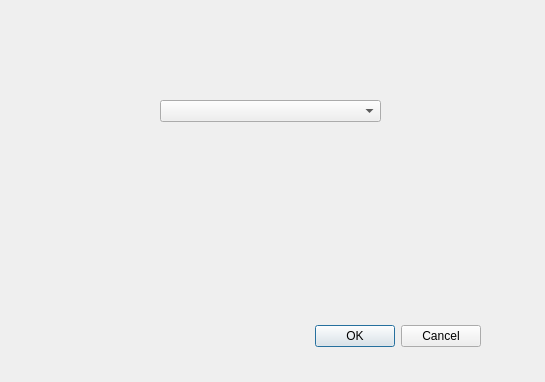
<?xml version="1.0" encoding="UTF-8"?>
<ui version="4.0">
 <class>ConfigNodeDialog</class>
 <widget class="QDialog" name="ConfigNodeDialog">
  <property name="geometry">
   <rect>
    <x>0</x>
    <y>0</y>
    <width>545</width>
    <height>382</height>
   </rect>
  </property>
  <property name="windowTitle">
   <string>Dialog</string>
  </property>
  <widget class="QDialogButtonBox" name="buttonBox">
   <property name="geometry">
    <rect>
     <x>140</x>
     <y>320</y>
     <width>341</width>
     <height>32</height>
    </rect>
   </property>
   <property name="orientation">
    <enum>Qt::Horizontal</enum>
   </property>
   <property name="standardButtons">
    <set>QDialogButtonBox::Cancel|QDialogButtonBox::Ok</set>
   </property>
  </widget>
  <widget class="QComboBox" name="boardComboBox">
   <property name="geometry">
    <rect>
     <x>160</x>
     <y>100</y>
     <width>221</width>
     <height>22</height>
    </rect>
   </property>
  </widget>
 </widget>
 <resources/>
 <connections>
  <connection>
   <sender>buttonBox</sender>
   <signal>accepted()</signal>
   <receiver>ConfigNodeDialog</receiver>
   <slot>accept()</slot>
   <hints>
    <hint type="sourcelabel">
     <x>248</x>
     <y>254</y>
    </hint>
    <hint type="destinationlabel">
     <x>157</x>
     <y>274</y>
    </hint>
   </hints>
  </connection>
  <connection>
   <sender>buttonBox</sender>
   <signal>rejected()</signal>
   <receiver>ConfigNodeDialog</receiver>
   <slot>reject()</slot>
   <hints>
    <hint type="sourcelabel">
     <x>316</x>
     <y>260</y>
    </hint>
    <hint type="destinationlabel">
     <x>286</x>
     <y>274</y>
    </hint>
   </hints>
  </connection>
 </connections>
</ui>
